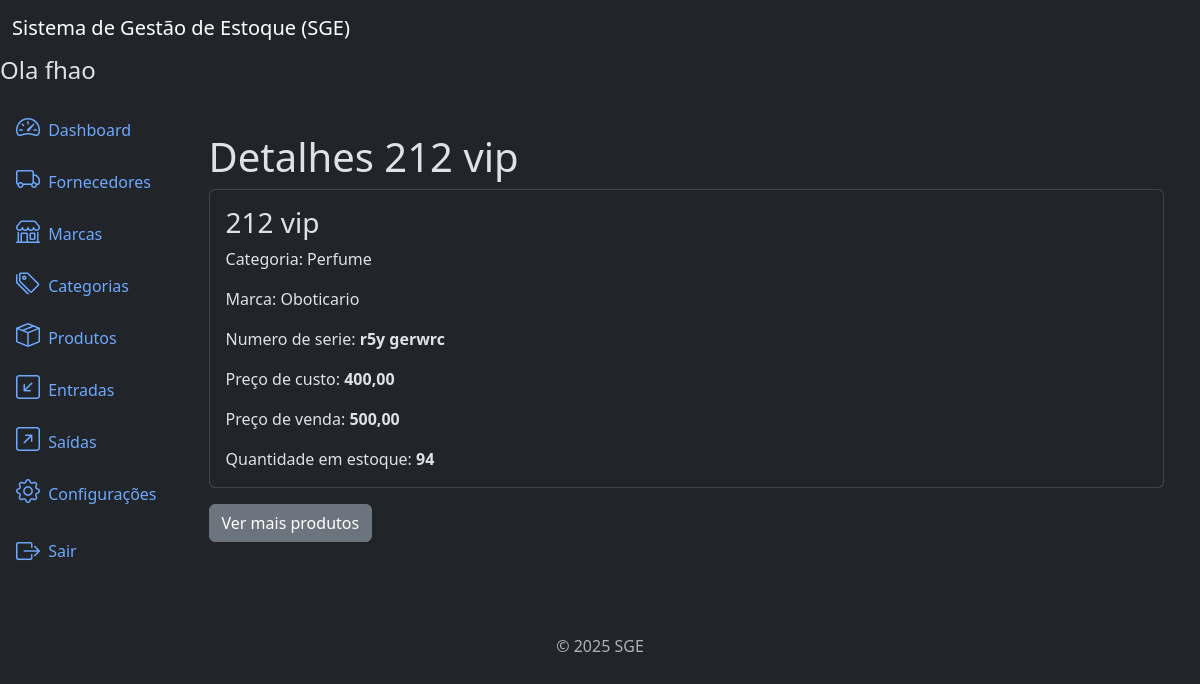
Screenshot of /products/2/detail/ (signed in) with the database file from the repository.
### products/models.py (models this page shows, shortened)
class Product(models.Model):
    title = models.CharField(
        max_length=500
    )
    brand = models.ForeignKey(
        Brand,
        on_delete=models.PROTECT,
        related_name='products'
    )
    category = models.ForeignKey(
        Category,
        on_delete=models.PROTECT,
        related_name='products'
    )
    description = models.TextField(
        blank=True,
        null=True,
    )
    serie_number = models.CharField(
        max_length=200,
        blank=True,
        null=True,
    )
    cost_price = models.DecimalField(
        max_digits=20,
        decimal_places=2,
    )  # preço de custo
    selling_price = models.DecimalField(
        max_digits=20,
        decimal_places=2,
    )  # preço vendido
    quantity = models.IntegerField(
        default=0,
    )
    created_at = models.DateTimeField(
        auto_now_add=True,
    )
    updated_at = models.DateTimeField(
        auto_now=True
    )
    class Meta:
        ordering = ['title']

### categories/models.py (models this page shows)
class Category(models.Model):
    name = models.CharField(max_length=500)
    description = models.TextField(
        blank=True,
        null=True,
    )
    created_at = models.DateTimeField(
        auto_now_add=True
    )
    updated_at = models.DateTimeField(
        auto_now=True
    )
    class Meta:
        ordering = ['name']
    def __str__(self):
        return self.name

### brands/models.py (models this page shows)
class Brand(models.Model):
    name = models.CharField(max_length=500)
    description = models.TextField(
        blank=True,
        null=True,
    )
    created_at = models.DateTimeField(
        auto_now_add=True
    )
    updated_at = models.DateTimeField(
        auto_now=True
    )
    class Meta:
        ordering = ['name']
    def __str__(self):
        return self.name

### products/views.py (the view)
# urls.py: path('products/<int:pk>/detail/', views.ProductDetailView.as_view(), name='product_detail'),
class ProductDetailView(LoginRequiredMixin, PermissionRequiredMixin, DetailView):
    model = models.Product
    template_name = 'product_detail.html'
    permission_required = 'products.view_product'

### products/templates/product_detail.html (shortened to what this page needs)
{% extends 'base.html' %}
{% block content %}
<div class="container mt-4">
   <h3 class="display-6"> Detalhes {{ object.title }}</h3>
   <div class="card">
      <div class="card-body">
         <h3 class="card-title">{{ object.title }}</h3>
         <p class="card-text">Categoria: {{ object.category }}</p>
         <p class="card-text">Marca: {{ object.brand }}</p>
         <p class="card-text">Numero de serie: <strong>{{ object.serie_number }}</strong></p>
         <p class="card-text">Preço de custo: <strong>{{ object.cost_price }}</strong></p>
         <p class="card-text">Preço de venda: <strong>{{ object.selling_price }}</strong></p>
         <p class="card-text">Quantidade em estoque: <strong>{{ object.quantity }}</strong></p>
      </div>
   </div>
   <a href="{% url 'product_list' %}" class="btn btn-secondary mt-3">Ver mais produtos</a>
</div>
{% endblock %}

### app/templates/components/_header.html
<nav class="navbar navbar-expand-lg navbar-light bg-dark">
  <div class="container-fluid">
    <a class="navbar-brand text-white" href="#">Sistema de Gestão de Estoque (SGE)</a>
  </div>
</nav>
<h4>Ola {{ user.username }}</h4>

### rows the page displays
Product: title "212 vip", category "Perfume", brand "Oboticario", serie_number "r5y gerwrc", cost_price "400,00", selling_price "500,00", quantity "94"

### other values shown
{{ user.username }} "fhao"
